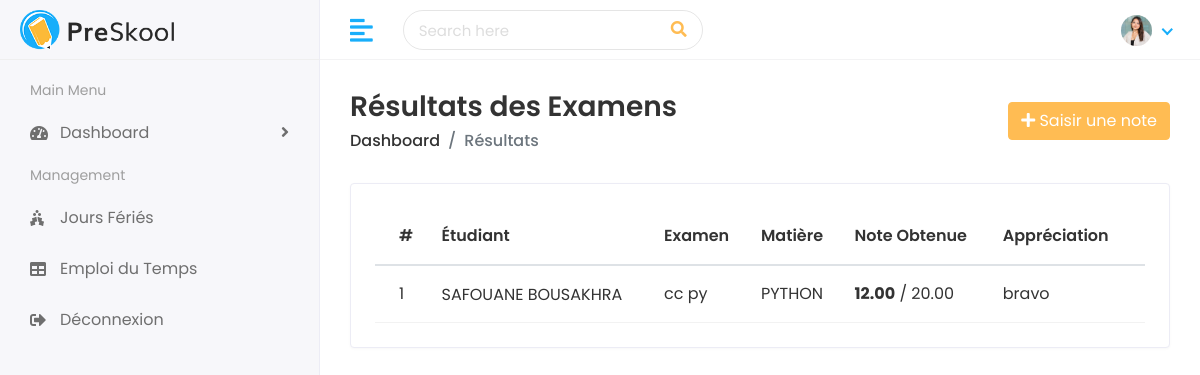
Before: /results/ with the older database file.
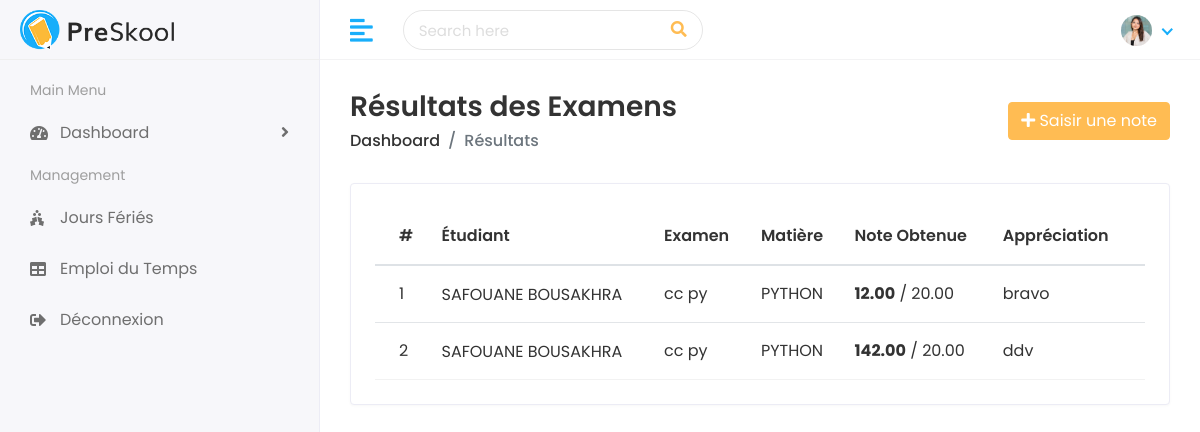
After: the same page with the newer database file.
### faculty/models.py (models this page shows, shortened)
class ExamResult(models.Model):
    exam = models.ForeignKey(Exam, on_delete=models.CASCADE, verbose_name="Examen")
    student = models.ForeignKey('student.Student', on_delete=models.CASCADE, verbose_name="Étudiant")
    marks_obtained = models.DecimalField(max_digits=5, decimal_places=2, verbose_name="Note obtenue")
    total_marks = models.DecimalField(max_digits=5, decimal_places=2, default=20.00, verbose_name="Note sur (ex: 20)")
    comments = models.TextField(blank=True, null=True, verbose_name="Appréciation")

class Exam(models.Model):
    exam_name = models.CharField(max_length=100, verbose_name="Nom de l'examen (ex: Contrôle Continu 1)")
    subject = models.ForeignKey(Subject, on_delete=models.CASCADE, verbose_name="Matière")
    exam_date = models.DateField(verbose_name="Date de l'examen")
    start_time = models.TimeField(verbose_name="Heure de début")
    end_time = models.TimeField(verbose_name="Heure de fin")

class Subject(models.Model):
    name = models.CharField(max_length=100, verbose_name="Nom de la matière")
    code = models.CharField(max_length=20, unique=True, verbose_name="Code")
    description = models.TextField(blank=True, null=True, verbose_name="Description")
    department = models.ForeignKey(
        Department,
        on_delete=models.SET_NULL,
        null=True,
        blank=True,
        related_name='subjects',
        verbose_name="Département"
    )
    teacher = models.ForeignKey(
        Teacher,
        on_delete=models.SET_NULL,
        null=True,
        blank=True,
        related_name='subjects',
        verbose_name="Enseignant"
    )

### student/models.py (models this page shows, shortened)
class Student(models.Model):
    first_name = models.CharField(max_length=100)
    last_name = models.CharField(max_length=100)
    student_id = models.CharField(max_length=20)
    gender = models.CharField(max_length=10, choices=[('Male', 'Male'), ('Female', 'Female')])
    date_of_birth = models.DateField()
    student_class = models.CharField(max_length=50)
    joining_date = models.DateField()
    mobile_number = models.CharField(max_length=15)
    admission_number = models.CharField(max_length=20)
    section = models.CharField(max_length=10)
    student_image = models.ImageField(upload_to='students/', blank=True)
    parent = models.OneToOneField(Parent, on_delete=models.CASCADE)

### faculty/views.py (the view)
# urls.py: path('results/', views.result_list, name='result_list'),
def result_list(request):
    results = ExamResult.objects.select_related('exam', 'student').all()
    return render(request, 'exams/result_list.html', {'results': results})

### templates/exams/result_list.html (shortened to what this page needs)
{% extends 'Home/base.html' %}
{% load static %}
{% block body %}
<div class="page-wrapper">
  <div class="content container-fluid">
    <div class="page-header">
      <div class="row align-items-center">
        <div class="col">
          <h3 class="page-title">Résultats des Examens</h3>
          <ul class="breadcrumb">
            <li class="breadcrumb-item"><a href="/dashboard/">Dashboard</a></li>
            <li class="breadcrumb-item active">Résultats</li>
          </ul>
        </div>
        <div class="col-auto text-right float-right ml-auto">
          <a href="{% url 'add_result' %}" class="btn btn-primary">
            <i class="fas fa-plus"></i> Saisir une note
          </a>
        </div>
      </div>
    </div>
    <div class="row">
      <div class="col-sm-12">
        <div class="card card-table">
          <div class="card-body">
            <div class="table-responsive">
              <table class="table table-hover table-center mb-0 datatable">
                <thead>
                  <tr>
                    <th>#</th>
                    <th>Étudiant</th>
                    <th>Examen</th>
                    <th>Matière</th>
                    <th>Note Obtenue</th>
                    <th>Appréciation</th>
                  </tr>
                </thead>
                <tbody>
                  {% for result in results %}
                  <tr>
                    <td>{{ forloop.counter }}</td>
                    <td>
                      <h2 class="table-avatar">
                        <a href="#">{{ result.student.first_name }} {{ result.student.last_name }}</a>
                      </h2>
                    </td>
                    <td>{{ result.exam.exam_name }}</td>
                    <td>{{ result.exam.subject.name }}</td>
                    <td>
                      <strong>{{ result.marks_obtained }}</strong> / {{ result.total_marks }}
                    </td>
                    <td>{{ result.comments|default:"-" }}</td>
                  </tr>
                  {% empty %}
                  <tr><td colspan="6" class="text-center">Aucun résultat enregistré.</td></tr>
                  {% endfor %}
                </tbody>
              </table>
            </div>
          </div>
        </div>
      </div>
    </div>
  </div>
</div>
{% endblock %}

Changed rows visible on the page:
added ExamResult: student.first_name "SAFOUANE", student.last_name "BOUSAKHRA", exam.exam_name "cc py", exam.subject.name "PYTHON", marks_obtained "142.00", total_marks "20.00", comments "ddv"
